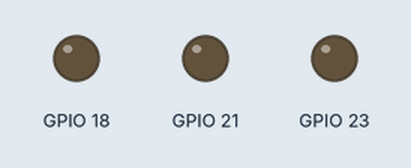
The sketch below on a simulated ESP8266 (NodeMCU). On the bench: output pins drawn as LEDs (lit = HIGH). WiFi joins after 1.5 s; servers stay silent unless stated; what the sketch prints to the serial monitor is not drawn.

Above: at 0.1 s.
At 0.6 s:
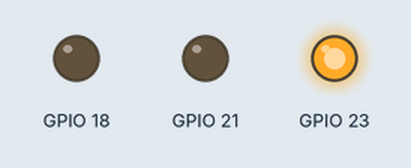
At 1.6 s:
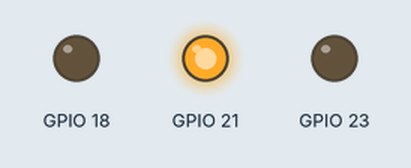
Timing chart, 0 to 3.1 s (numbered marks = the images above):
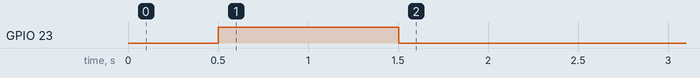

The sketch:

sketch1.ino
```cpp
#include <ESP8266WiFi.h> // biblioteca para ESP8266

const char* ssid = "Xiaomi_9888"; // Substitua com o nome da sua rede
const char* senha = "ALE"; // Substitua com a senha da sua rede WiFi


void setup() {
  Serial.begin(115200); // Velocidade da serial

  // Configura os pinos dos LEDs como saída
  pinMode(23, OUTPUT);
  pinMode(21, OUTPUT);
  pinMode(18, OUTPUT);

  // Apaga todos os LEDs inicialmente
  digitalWrite(23, LOW);
  digitalWrite(21, LOW);
  digitalWrite(18, LOW);

  // Mensagem na serial com o nome da rede
  Serial.print("Conectando com a rede ");
  Serial.println(ssid);

  WiFi.begin(ssid, senha); // Conexão na rede com senha

  // Enquanto a conexão não for realizada
  while (WiFi.status() != WL_CONNECTED) {
    delay(500); // Aguarda 500ms
    // Acende o LED vermelho para indicar falha na conexão
    digitalWrite(23, HIGH);
    digitalWrite(21, LOW);
    Serial.print("."); // Escreve pontos na tela
  }

  // Quando a conexão for realizada
  Serial.println("\nParabéns, você está conectado!");

  // Acende o LED verde para indicar sucesso na conexão
  digitalWrite(23, LOW);
  digitalWrite(21, HIGH);

  // Mostra o IP da placa
  Serial.println("Endereco IP: ");
  Serial.println(WiFi.localIP()); // mostra o IP da placa
}

void loop() {
  // Sem comandos no loop
}
```
